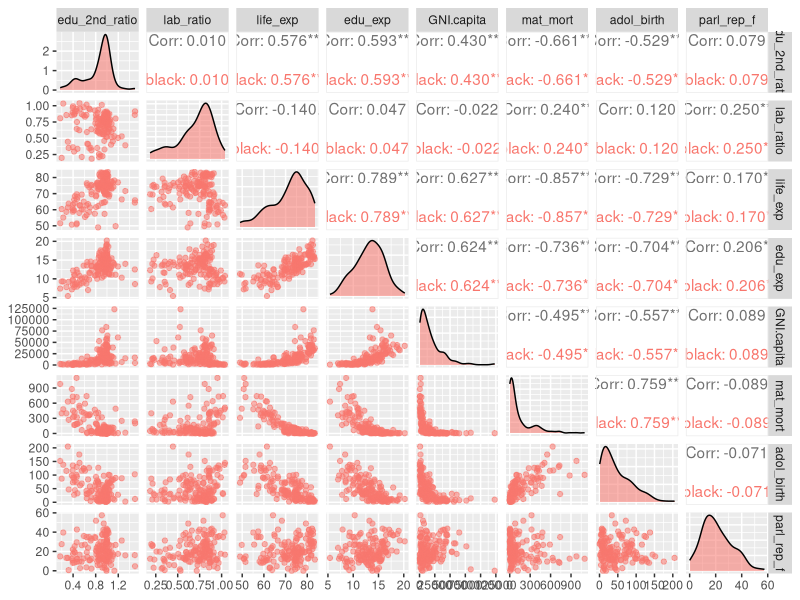
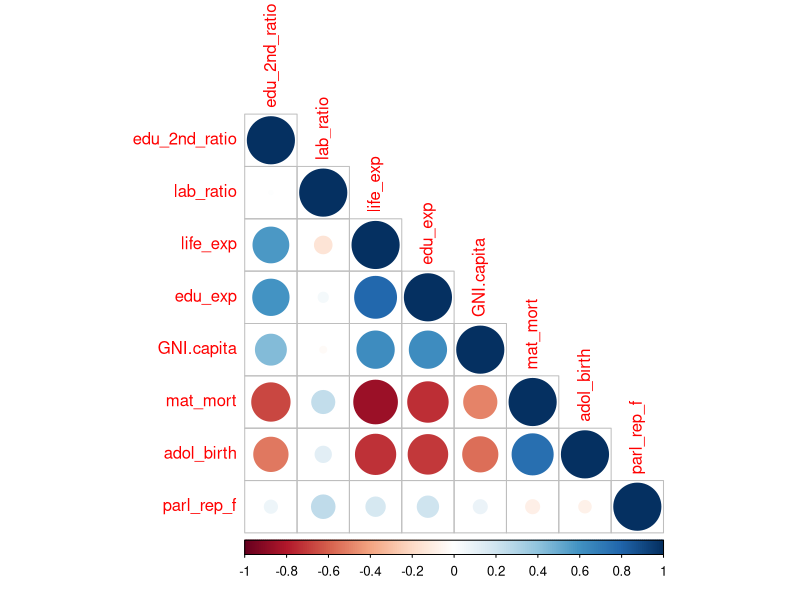
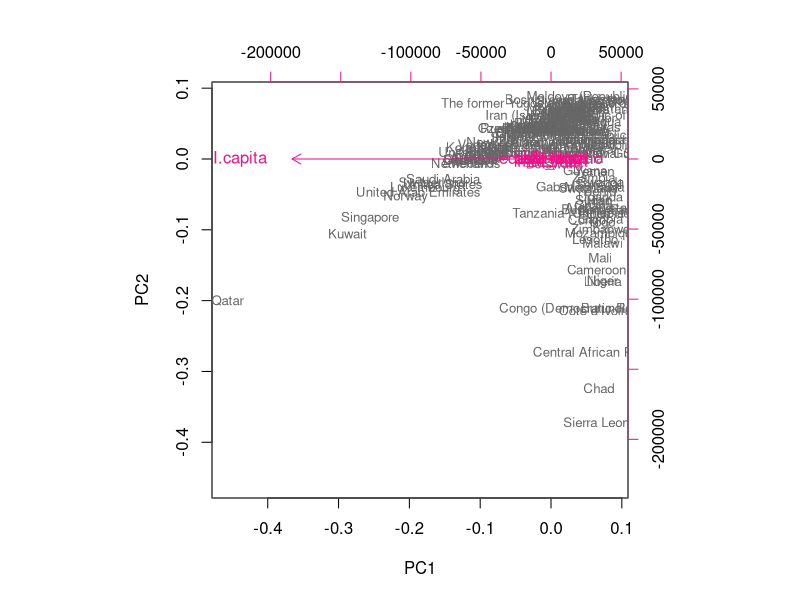
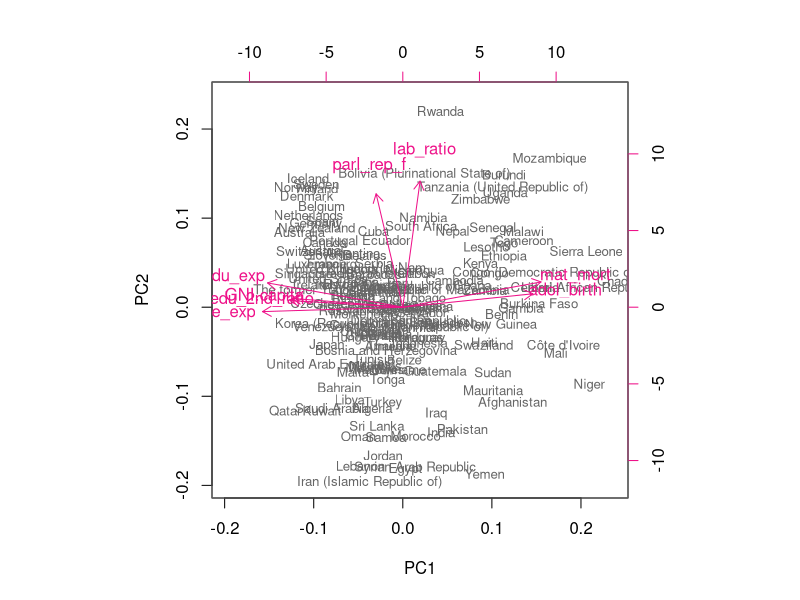

Source code (R) for these figures, in order:
## ---- chunk 1
library("tidyverse")
library("ggplot2")
library("dplyr")
library("MASS")
library("corrplot")
library("GGally")


human <- read.table("data/human_.txt")

## ---- chunk 2
summary(human)
## ---- chunk 3
ggpairs(human, aes(col="black", alpha=0.1))

corrplot(cor(human), type="lower")
## ---- chunk 4
# perform principal component analysis (with the SVD method)
pca_human <- prcomp(human)

# draw a biplot of the principal component representation and the original variables
biplot(pca_human, choices = 1:2, cex = c(0.8, 1), col = c("grey40", "deeppink2"))

## ---- chunk 5

# standardize the variables
human_std <- scale(human)

# print out summaries of the standardized variables
summary(human_std)
# perform principal component analysis (with the SVD method)
pca_human <- prcomp(human_std)

# draw a biplot of the principal component representation and the original variables
biplot(pca_human, choices = 1:2, cex = c(0.8, 1), col = c("grey40", "deeppink2"))

